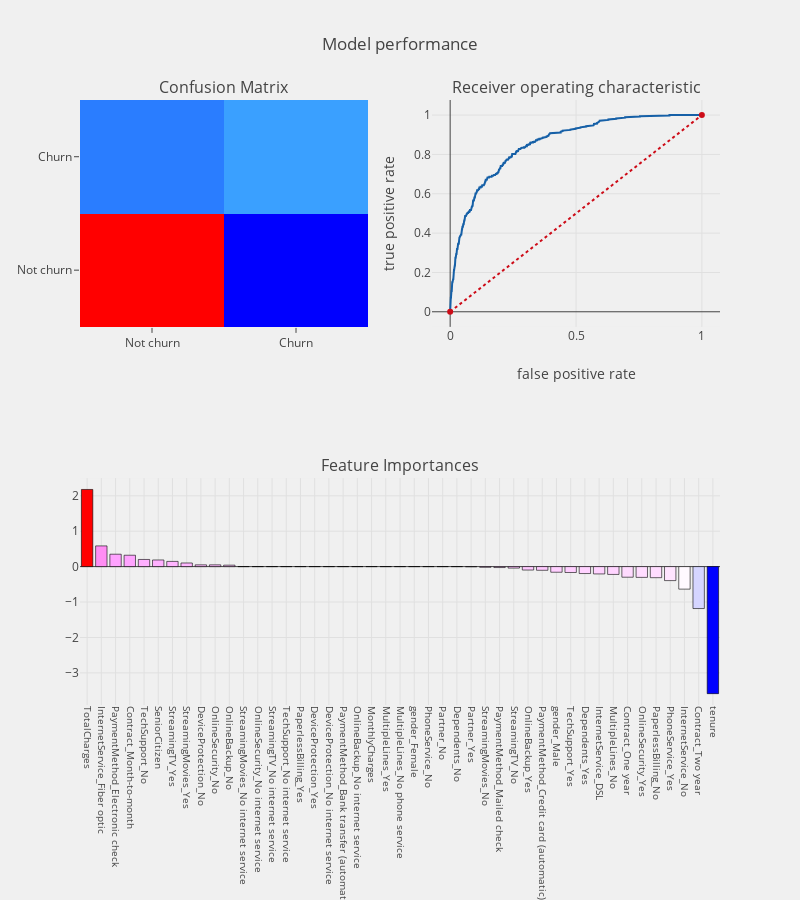

Notebook code cell kept with this figure:
### Markdown cell above
Getting the results for the Logistic Regression Model

### Code cell
# Getting the results for the Logistic Regression Model
model_logit = LogisticRegression(C=clf.best_params_['C'],penalty='l1', verbose=5)
telecom_churn_prediction(model_logit,X_train, X_test,y_train,y_test,"coefficients",threshold_plot = True)

### Figure 1 — Plotly figure (JSON) as saved in the notebook; plotly's stock layout.template omitted (floating-point values rounded to 4 significant figures; data arrays with more than 128 entries replaced by an {"elided": "..."} marker saying what was removed)
{"data": [{"colorscale": "Picnic", "name": "matrix", "showscale": false, "type": "heatmap", "uid": "bde916d0-d524-4006-a798-32f51882e855", "x": ["Not churn", "Churn"], "xaxis": "x", "y": ["Not churn", "Churn"], "yaxis": "y", "z": [[1439, 139], [245, 287]]}, {"line": {"color": "rgb(22, 96, 167)", "width": 2}, "name": "Roc : 0.7256937495830832", "type": "scatter", "uid": "45b2cf6e-8431-43fa-91b8-1f4cb532198e", "x": {"elided": "523 float values"}, "xaxis": "x2", "y": {"elided": "523 float values"}, "yaxis": "y2"}, {"line": {"color": "rgb(205, 12, 24)", "dash": "dot", "width": 2}, "type": "scatter", "uid": "abf67d9e-f2ed-4ca2-9334-2df8f62a1878", "x": [0, 1], "xaxis": "x2", "y": [0, 1], "yaxis": "y2"}, {"marker": {"color": [2.178, 0.5844, 0.3498, 0.3212, 0.2019, 0.187, 0.1467, 0.102, 0.04952, 0.04916, 0.04059, 0, 0, 0, 0, 0, 0, 0, 0, 0, 0, 0, 0, 0, 0, 0, 0, -0.004326, -0.01854, -0.02701, -0.04209, -0.09743, -0.1043, -0.1592, -0.1665, -0.1958, -0.207, -0.2214, -0.2996, -0.3042, -0.3128, -0.3955, -0.6364, -1.185, -3.589], "colorscale": "Picnic", "line": {"color": "black", "width": 0.6}}, "name": "coefficients", "type": "bar", "uid": "e0bd1d01-f8bf-4858-9d75-ceec28bb6b6c", "x": ["TotalCharges", "InternetService_Fiber optic", "PaymentMethod_Electronic check", "Contract_Month-to-month", "TechSupport_No", "SeniorCitizen", "StreamingTV_Yes", "StreamingMovies_Yes", "DeviceProtection_No", "OnlineSecurity_No", "OnlineBackup_No", "StreamingMovies_No internet service", "OnlineSecurity_No internet service", "StreamingTV_No internet service", "TechSupport_No internet service", "PaperlessBilling_Yes", "DeviceProtection_Yes", "DeviceProtection_No internet service", "PaymentMethod_Bank transfer (automatic)", "OnlineBackup_No internet service", "MonthlyCharges", "MultipleLines_Yes", "MultipleLines_No phone service", "gender_Female", "PhoneService_No", "Partner_No", "Dependents_No", "Partner_Yes", "StreamingMovies_No", "PaymentMethod_Mailed check", "StreamingTV_No", "OnlineBackup_Yes", "PaymentMethod_Credit card (automatic)", "gender_Male", "TechSupport_Yes", "Dependents_Yes", "InternetService_DSL", "MultipleLines_No", "Contract_One year", "OnlineSecurity_Yes", "PaperlessBilling_No", "PhoneService_Yes", "InternetService_No", "Contract_Two year", "tenure"], "xaxis": "x3", "y": [2.178, 0.5844, 0.3498, 0.3212, 0.2019, 0.187, 0.1467, 0.102, 0.04952, 0.04916, 0.04059, 0, 0, 0, 0, 0, 0, 0, 0, 0, 0, 0, 0, 0, 0, 0, 0, -0.004326, -0.01854, -0.02701, -0.04209, -0.09743, -0.1043, -0.1592, -0.1665, -0.1958, -0.207, -0.2214, -0.2996, -0.3042, -0.3128, -0.3955, -0.6364, -1.185, -3.589], "yaxis": "y3"}], "layout": {"annotations": [{"font": {"size": 16}, "showarrow": false, "text": "Confusion Matrix", "x": 0.225, "xanchor": "center", "xref": "paper", "y": 1, "yanchor": "bottom", "yref": "paper"}, {"font": {"size": 16}, "showarrow": false, "text": "Receiver operating characteristic", "x": 0.775, "xanchor": "center", "xref": "paper", "y": 1, "yanchor": "bottom", "yref": "paper"}, {"font": {"size": 16}, "showarrow": false, "text": "Feature Importances", "x": 0.5, "xanchor": "center", "xref": "paper", "y": 0.375, "yanchor": "bottom", "yref": "paper"}], "autosize": false, "height": 900, "margin": {"b": 195}, "paper_bgcolor": "rgba(240,240,240, 0.95)", "plot_bgcolor": "rgba(240,240,240, 0.95)", "showlegend": false, "title": {"text": "Model performance"}, "width": 800, "xaxis": {"anchor": "y", "domain": [0, 0.45]}, "xaxis2": {"anchor": "y2", "domain": [0.55, 1], "title": {"text": "false positive rate"}}, "xaxis3": {"anchor": "y3", "domain": [0, 1], "showgrid": true, "tickangle": 90, "tickfont": {"size": 10}}, "yaxis": {"anchor": "x", "domain": [0.625, 1]}, "yaxis2": {"anchor": "x2", "domain": [0.625, 1], "title": {"text": "true positive rate"}}, "yaxis3": {"anchor": "x3", "domain": [0, 0.375]}}}
